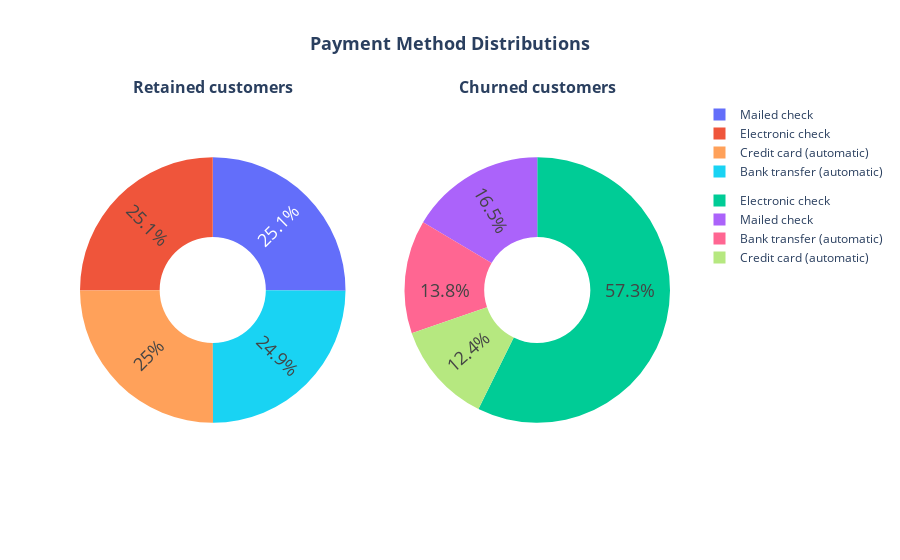

Here is the notebook cell this chart was saved with:
### Code cell
# We will make our first diagram to see the churn distribution by payment method
# Labels
retained_payments = df[df['Churn'] == 'No']['PaymentMethod'].value_counts()
rotated_payments = df[df['Churn'] == 'Yes']['PaymentMethod'].value_counts()

plot_donut_subplots(
    data_list=[
        {
            "labels": retained_payments.index,
            "values": retained_payments.values,
            "name": "Retained",
            "colors": ['#636EFA', '#EF553B', '#FFA15A', '#19D3F3'],
            "annotation": "Payment Method"
        },
        {
            "labels": rotated_payments.index,
            "values": rotated_payments.values,
            "name": "Churned",
            "colors": ['#00CC96', '#AB63FA', '#FF6692', '#B6E880'],
            "annotation": "Churned"
        }
    ],
    rows=1, cols=2,
    title="<b>Payment Method Distributions</b>",
    subplot_titles=["<b>Retained customers</b>", "<b>Churned customers</b>"],
    text_size=18
)

### Figure 1 — Plotly figure (JSON) as saved in the notebook; plotly's stock layout.template omitted (floating-point values rounded to 4 significant figures)
{"data": [{"domain": {"x": [0, 0.45], "y": [0, 1]}, "hole": 0.4, "insidetextorientation": "radial", "labels": ["Mailed check", "Electronic check", "Credit card (automatic)", "Bank transfer (automatic)"], "legendgroup": "group_0", "marker": {"colors": ["#636EFA", "#EF553B", "#FFA15A", "#19D3F3"]}, "name": "Retained", "showlegend": true, "textfont": {"size": 18}, "textinfo": "percent", "textposition": "inside", "type": "pie", "values": [1296, 1294, 1289, 1284]}, {"domain": {"x": [0.55, 1], "y": [0, 1]}, "hole": 0.4, "insidetextorientation": "radial", "labels": ["Electronic check", "Mailed check", "Bank transfer (automatic)", "Credit card (automatic)"], "legendgroup": "group_1", "marker": {"colors": ["#00CC96", "#AB63FA", "#FF6692", "#B6E880"]}, "name": "Churned", "showlegend": true, "textfont": {"size": 18}, "textinfo": "percent", "textposition": "inside", "type": "pie", "values": [1071, 308, 258, 232]}], "layout": {"annotations": [{"font": {"size": 16}, "showarrow": false, "text": "<b>Retained customers</b>", "x": 0.225, "xanchor": "center", "xref": "paper", "y": 1, "yanchor": "bottom", "yref": "paper"}, {"font": {"size": 16}, "showarrow": false, "text": "<b>Churned customers</b>", "x": 0.775, "xanchor": "center", "xref": "paper", "y": 1, "yanchor": "bottom", "yref": "paper"}], "font": {"size": 12}, "legend": {"orientation": "v", "x": 1.05, "y": 1}, "title": {"font": {"size": 18}, "text": "<b>Payment Method Distributions</b>", "x": 0.5}}}
